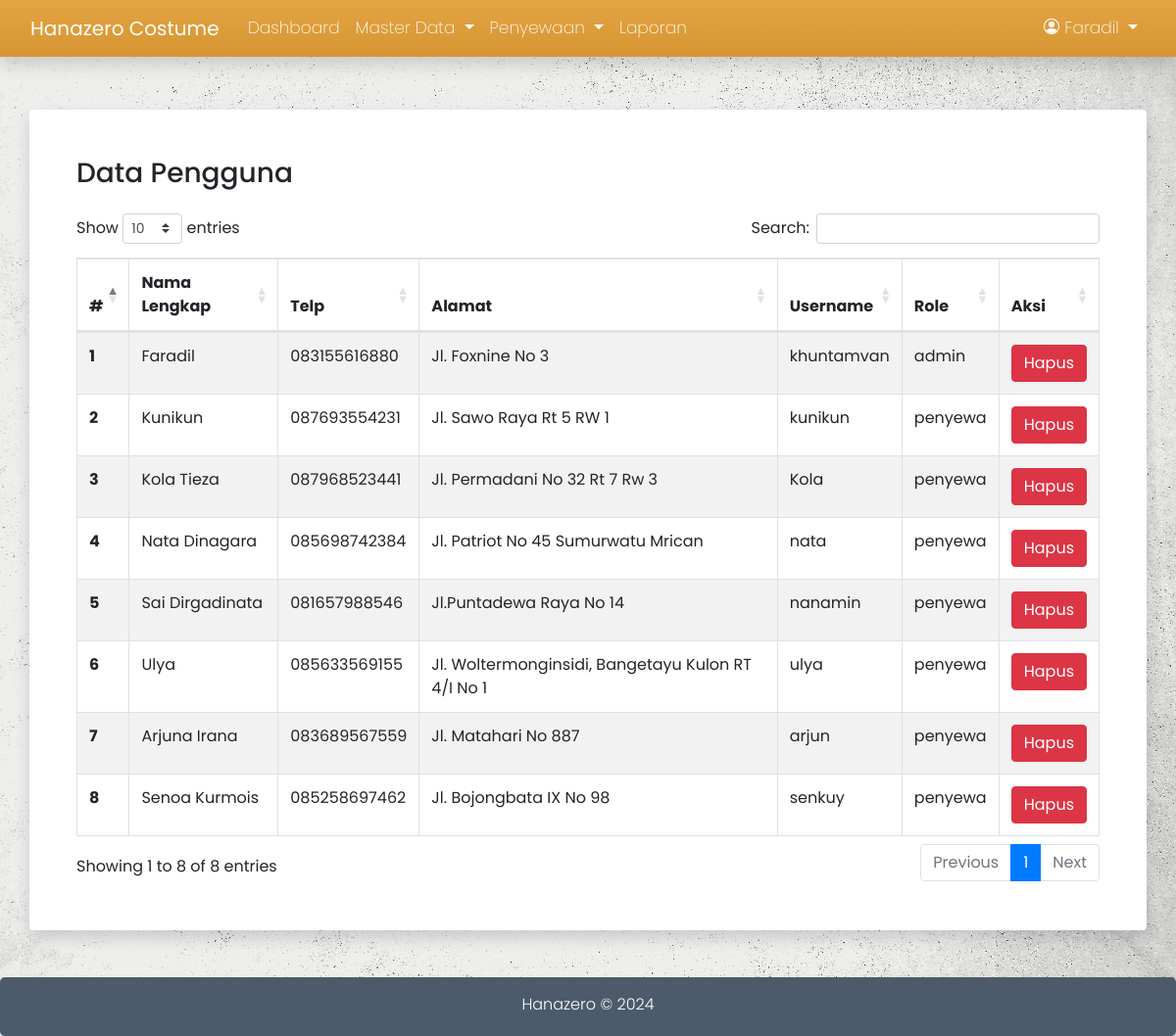
The app's page /admin/data-user.php (signed in) with its own data.
### tables this page shows
CREATE TABLE `18073_user` (
  `id_user` int(11) NOT NULL,
  `nama` varchar(100) DEFAULT NULL,
  `telp` varchar(15) DEFAULT NULL,
  `alamat` text DEFAULT NULL,
  `username` varchar(100) DEFAULT NULL,
  `password` varchar(100) DEFAULT NULL,
  `role` enum('admin','penyewa') DEFAULT NULL
);

### admin/data-user.php (the view)
<?php
    include '../koneksi/koneksi.php';
    include '../template/admin_header.php';
?>
<div class="container">
    <div class="row">
        <div class="col shadow p-sm-5 rounded">
            <div class="row mb-sm-3">
                <div class="col">
                    <h3>Data Pengguna</h3>
                </div>
            </div>
            <table id="tabel" class="table table-striped table-bordered">
                <thead>
                    <tr>
                        <th scope="col">#</th>
                        <th scope="col">Nama Lengkap</th>
                        <th scope="col">Telp</th>
                        <th scope="col">Alamat</th>
                        <th scope="col">Username</th>
                        <th scope="col">Role</th>
                        <th scope="col">Aksi</th>
                    </tr>
                </thead>
                <tbody>
                    <?php
                    $no=0;
                    $result = $conn->query("SELECT * FROM 18073_user") or die($conn->error);
                    if ($result->num_rows > 0) {
                        while($row = $result->fetch_assoc())
                        {
                    ?>
                    <tr>
                        <th scope="row"><?= ++$no ?></th>
                        <td><?= $row['nama'] ?></td>
                        <td><?= $row['telp'] ?></td>
                        <td><?= $row['alamat'] ?></td>
                        <td><?= $row['username'] ?></td>
                        <td><?= $row['role'] ?></td>
                        <td class="text-center">
                            <a href="hapus-user.php?id=<?= $row['id_user'] ?>" onclick="return confirm('anda akan menghapus user ini ?')"><button class="btn btn-danger">Hapus</button></a>
                        </td>
                    </tr>
                    <?php
                        }
                    }
                ?>
                </tbody>
            </table>
        </div>
    </div>
</div>
<?php include '../template/admin_footer.php'; ?>

### assets/css/style.css (style rules this page uses)
body { padding-top: 7em; background-image: url("../img/grungy-white-background-natural-cement-stone-old-texture-as-retro-pattern-wall.jpg"); background-size: cover; background-position: center; background-repeat: no-repeat; font-family: 'Poppins', sans-serif; }
body .col { background-color: #fff; }

### records on screen
18073_user: nama "Faradil", telp "083155616880", alamat "Jl. Foxnine No 3", username "khuntamvan", role "admin"
18073_user: nama "Kunikun", telp "087693554231", alamat "Jl. Sawo Raya Rt 5 RW 1", username "kunikun", role "penyewa"
18073_user: nama "Kola Tieza", telp "087968523441", alamat "Jl. Permadani No 32 Rt 7 Rw 3", username "Kola", role "penyewa"
18073_user: nama "Nata Dinagara", telp "085698742384", alamat "Jl. Patriot No 45 Sumurwatu Mrican", username "nata", role "penyewa"
18073_user: nama "Sai Dirgadinata", telp "081657988546", alamat "Jl.Puntadewa Raya No 14", username "nanamin", role "penyewa"
18073_user: nama "Ulya", telp "085633569155", alamat "Jl. Woltermonginsidi, Bangetayu Kulon RT 4/I No 1", username "ulya", role "penyewa"
18073_user: nama "Arjuna Irana", telp "083689567559", alamat "Jl. Matahari No 887", username "arjun", role "penyewa"
18073_user: nama "Senoa Kurmois", telp "085258697462", alamat "Jl. Bojongbata IX No 98", username "senkuy", role "penyewa"

### other values on screen
$_SESSION['nama'] "Faradil"
